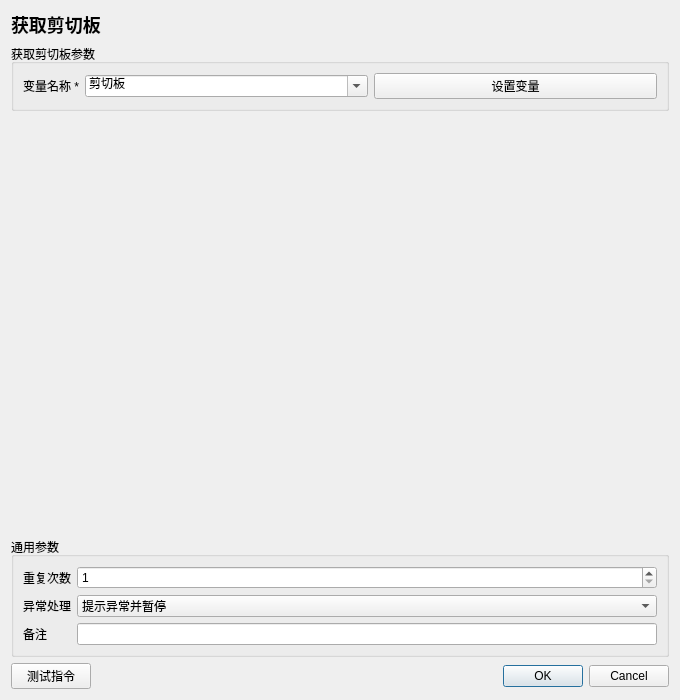
<?xml version="1.0" encoding="UTF-8"?>
<ui version="4.0"><class>InstructionEditor</class><widget class="QDialog" name="InstructionEditor">
<property name="geometry"><rect><x>0</x><y>0</y><width>680</width><height>700</height></rect></property><property name="minimumSize"><size><width>560</width><height>480</height></size></property><property name="windowTitle"><string>获取剪切板</string></property>
<layout class="QVBoxLayout" name="rootLayout">
<item><widget class="QLabel" name="titleLabel"><property name="text"><string>获取剪切板</string></property><property name="styleSheet"><string>font-size: 18px; font-weight: 600;</string></property></widget></item>
<item><widget class="QGroupBox" name="parameterGroupBox"><property name="title"><string>获取剪切板参数</string></property><layout class="QFormLayout" name="parameterFormLayout"><item row="0" column="0"><widget class="QLabel" name="parameterLabel_0"><property name="text"><string>变量名称 *</string></property></widget></item><item row="0" column="1"><widget class="QWidget" name="parameterContainer_0" native="true"><layout class="QHBoxLayout" name="parameterLayout_0"><property name="leftMargin"><number>0</number></property><property name="topMargin"><number>0</number></property><property name="rightMargin"><number>0</number></property><property name="bottomMargin"><number>0</number></property><item><widget class="QComboBox" name="parameter_0"><property name="editable"><bool>true</bool></property><item><property name="text"><string>剪切板</string></property></item></widget></item><item><widget class="QPushButton" name="auxiliary_0"><property name="text"><string>设置变量</string></property></widget></item></layout></widget></item></layout></widget></item>
<item><spacer name="verticalSpacer"><property name="orientation"><enum>Qt::Vertical</enum></property><property name="sizeHint" stdset="0"><size><width>20</width><height>20</height></size></property></spacer></item>
<item><widget class="QGroupBox" name="commonGroupBox"><property name="title"><string>通用参数</string></property><layout class="QFormLayout" name="commonFormLayout">
<item row="0" column="0"><widget class="QLabel" name="repeatLabel"><property name="text"><string>重复次数</string></property></widget></item><item row="0" column="1"><widget class="QSpinBox" name="repeatSpinBox"><property name="minimum"><number>1</number></property><property name="maximum"><number>999999</number></property><property name="value"><number>1</number></property></widget></item>
<item row="1" column="0"><widget class="QLabel" name="errorPolicyLabel"><property name="text"><string>异常处理</string></property></widget></item><item row="1" column="1"><widget class="QComboBox" name="errorPolicyComboBox"><item><property name="text"><string>自动跳过</string></property></item><item><property name="text"><string>提示异常并暂停</string></property></item><item><property name="text"><string>提示异常并停止</string></property></item><property name="currentIndex"><number>1</number></property></widget></item>
<item row="2" column="0"><widget class="QLabel" name="noteLabel"><property name="text"><string>备注</string></property></widget></item><item row="2" column="1"><widget class="QLineEdit" name="noteEdit"/></item>
</layout></widget></item>
<item><layout class="QHBoxLayout" name="footerLayout"><item><widget class="QPushButton" name="testButton"><property name="text"><string>测试指令</string></property></widget></item><item><spacer name="footerSpacer"><property name="orientation"><enum>Qt::Horizontal</enum></property><property name="sizeHint" stdset="0"><size><width>40</width><height>20</height></size></property></spacer></item><item><widget class="QDialogButtonBox" name="buttonBox"><property name="standardButtons"><set>QDialogButtonBox::Cancel|QDialogButtonBox::Ok</set></property></widget></item></layout></item>
</layout></widget><resources/><connections/></ui>
